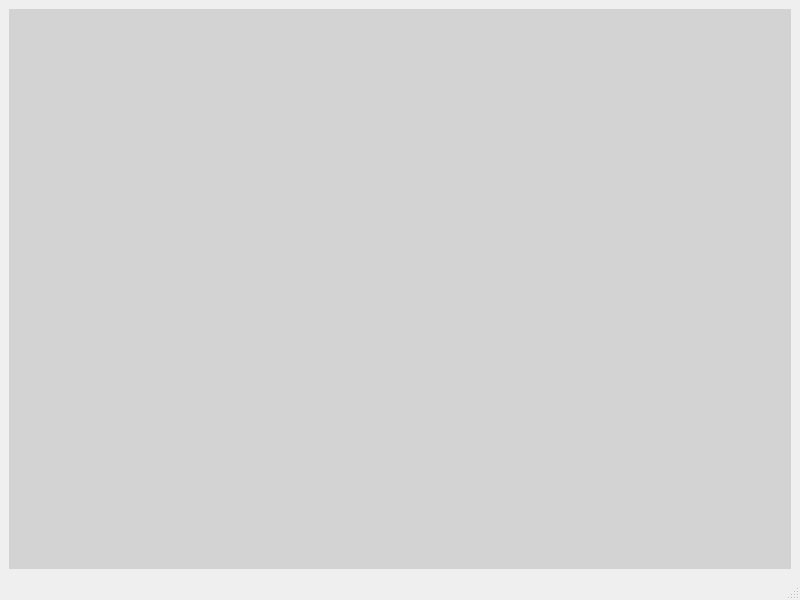
<?xml version="1.0" encoding="UTF-8"?>
<ui version="4.0">
 <class>MainWindow</class>
 <widget class="QMainWindow" name="MainWindow">
  <property name="geometry">
   <rect>
    <x>0</x>
    <y>0</y>
    <width>800</width>
    <height>600</height>
   </rect>
  </property>
  <property name="windowTitle">
   <string>Geometry</string>
  </property>
  <widget class="QWidget" name="centralwidget">
   <layout class="QGridLayout" name="gridLayout">
    <item row="0" column="0">
     <widget class="Canvas" name="canvas">
      <property name="styleSheet">
       <string notr="true">background-color: lightgray;</string>
      </property>
     </widget>
    </item>
   </layout>
  </widget>
  <widget class="QMenuBar" name="menubar">
   <property name="geometry">
    <rect>
     <x>0</x>
     <y>0</y>
     <width>800</width>
     <height>22</height>
    </rect>
   </property>
  </widget>
  <widget class="QStatusBar" name="statusbar"/>
 </widget>
 <customwidgets>
  <customwidget>
   <class>Canvas</class>
   <extends>QWidget</extends>
   <header>canvas.h</header>
  </customwidget>
 </customwidgets>
 <resources/>
 <connections/>
</ui>
